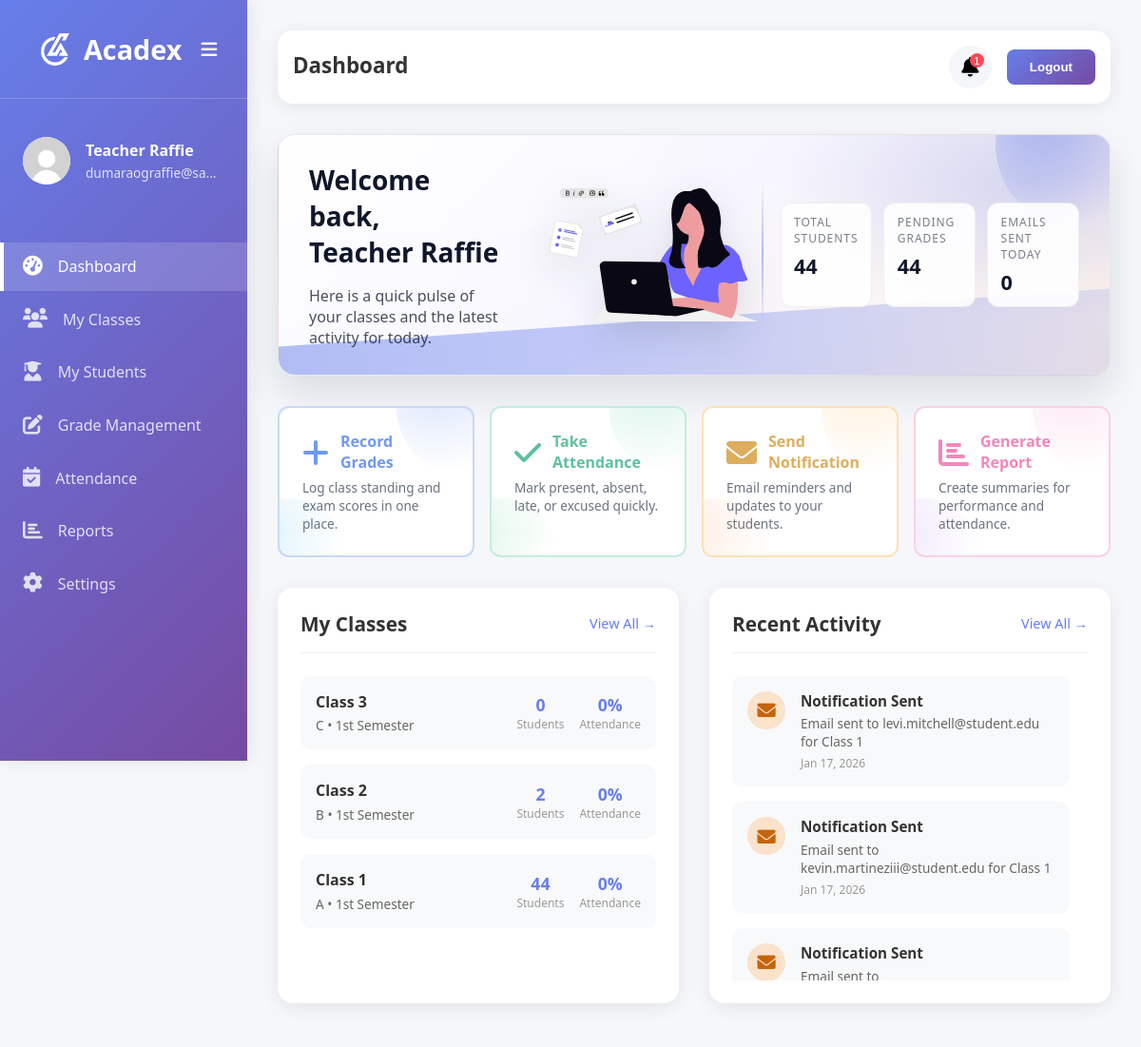
Screenshot of /teacher/t-dashboard.php (signed in) with the database file from the repository.
### tables this page shows
CREATE TABLE `classes` (
  `id` int(11) NOT NULL,
  `class_name` varchar(255) NOT NULL,
  `section` varchar(255) NOT NULL,
  `term` varchar(255) NOT NULL,
  `user_email` varchar(255) NOT NULL,
  `archived` int(11) NOT NULL,
  `created_at` timestamp NOT NULL DEFAULT current_timestamp()
);

### teacher/t-dashboard.php (the view, shortened to what the rows shown need)
<?php
include '../includes/connection.php';
$userFullName = $_SESSION['full_name'] ?? 'Unknown User';
$userEmail = $_SESSION['email'] ?? 'Unknown Email';
try {
    $stmt = $pdo->prepare("SELECT id, class_name, section, term, created_at FROM classes WHERE user_email = ? AND archived = 0 ORDER BY created_at DESC LIMIT 4");
    $stmt->execute([$userEmail]);
    $dashboardClasses = $stmt->fetchAll();
} catch (PDOException $e) {
    $dashboardClasses = [];
}
?>
<!DOCTYPE html>
<html lang="en">
<head>
    <link rel="stylesheet" href="https://cdnjs.cloudflare.com/ajax/libs/font-awesome/6.0.0/css/all.min.css">
    <link rel="stylesheet" href="../style.css">
    <link rel="stylesheet" href="../css/teacher/t-dashboard.css">
</head>
<body>
    <main class="main-content">
        <div class="top-bar">
            <div class="page-title">
                <h1>Dashboard</h1>
            </div>
        </div>
        <div class="banner">
            <div class="banner-content">
                <div class="banner-text">
                    <h2 style="margin-bottom: 1rem;">Welcome back, <br>
                    <?php echo htmlspecialchars($userFullName); ?>
                </h2>
                </div>
            </div>
        </div>
        <div class="dashboard-grid">
            <div class="card">
                <div class="class-list">
                    <?php if (!empty($dashboardClasses)): ?>
                        <?php foreach ($dashboardClasses as $class): ?>
                            <?php
                            $studentCount = 0;
                            try {
                                $stmt = $pdo->prepare("SELECT COUNT(*) as count FROM student_classes WHERE class_id = ?");
                                $stmt->execute([$class['id']]);
                                $result = $stmt->fetch();
                                $studentCount = $result['count'] ?? 0;
                            } catch (PDOException $e) {
                                $studentCount = 0;
                            }
                            $attendancePercent = 0;
                            try {
                                $stmt = $pdo->prepare("
                                    SELECT COUNT(DISTINCT a.student_id) AS present_count
                                    FROM attendance a
                                    WHERE a.class_id = ? AND a.attendance_date = CURDATE() AND a.status = 'present'
                                ");
                                $stmt->execute([$class['id']]);
                                $result = $stmt->fetch();
                                $presentCount = $result['present_count'] ?? 0;
                                $attendancePercent = $studentCount > 0 ? round(($presentCount / $studentCount) * 100) : 0;
                            } catch (PDOException $e) {
                                $attendancePercent = 0;
                            }
                            ?>
                            <a class="class-item" href="t-classes.php?class_id=<?php echo $class['id']; ?>">
                                <div class="class-info">
                                    <h4><?php echo htmlspecialchars($class['class_name']); ?></h4>
                                    <p><?php echo htmlspecialchars($class['section']); ?> • <?php echo htmlspecialchars($class['term']); ?></p>
                                </div>
                                <div class="class-stats">
                                    <div class="class-stat">
                                        <div class="class-stat-value"><?php echo $studentCount; ?></div>
                                        <div class="class-stat-label">Students</div>
                                    </div>
                                    <div class="class-stat">
                                        <div class="class-stat-value"><?php echo $attendancePercent; ?>%</div>
                                        <div class="class-stat-label">Attendance</div>
                                    </div>
                                </div>
                            </a>
                        <?php endforeach; ?>
                    <?php else: ?>
                        <p>No classes found.</p>
                    <?php endif; ?>
                </div>
            </div>
        </div>
    </main>
</body>
</html>

### rows the page displays
classes: class_name "Class 3", section "C", term "1st Semester", studentCount "0", attendancePercent "0"
classes: class_name "Class 2", section "B", term "1st Semester", studentCount "2", attendancePercent "0"
classes: class_name "Class 1", section "A", term "1st Semester", studentCount "44", attendancePercent "0"

### other values shown
$userFullName "Teacher Raffie"
$requestCount "1"
$totalStudents "44"
$pendingGrades "44"
$emailsSentToday "0"
$activity['title'] "Notification Sent"
$activity['description'] "Email sent to levi.mitchell@student.edu for Class 1"
formatTimeAgo($activity['activity_time']) "Jan 17, 2026"
$activity['description'] "Email sent to kevin.martineziii@student.edu for Class 1"
